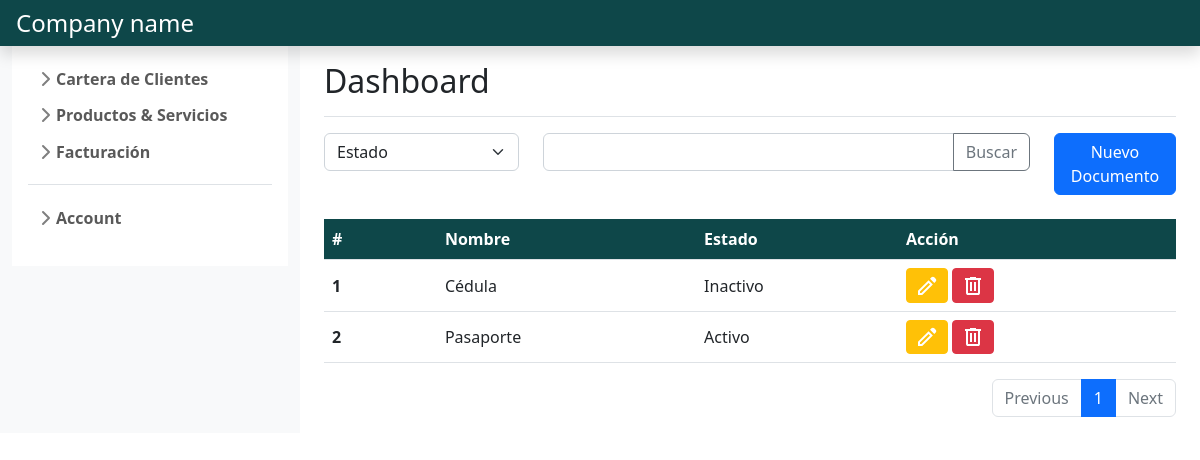
Before: /customers_management/gestion_tipodocumento/ (signed in) with the older database file.
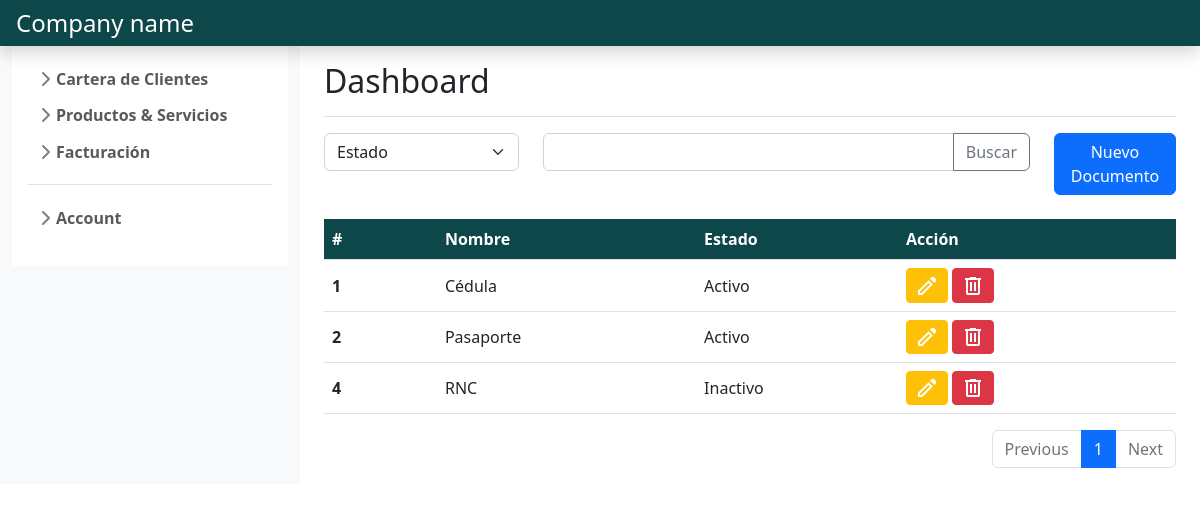
After: the same page with the newer database file.
### customers_management/models.py (models this page shows, shortened)
class TipoDocumento(models.Model):
    nombre= models.CharField(max_length= 15)
    estado= models.BooleanField(default=True)
    creado= models.DateTimeField(auto_now_add=True)
    actualizado= models.DateTimeField(auto_now=True)

### customers_management/views.py (the view)
# urls.py: urlpatterns= [path('gestion_tipodocumento/', views.gestion_tipodocumento, name='gestion tipo documento'),
@login_required
def gestion_tipodocumento(request):
    if request.method == 'GET':
        tipodocumento= Paginator(TipoDocumento.objects.all().order_by('id'), 10)
        if request.GET.get('page'):
            page_number= request.GET.get('page')
            tipodocumento_page= tipodocumento.get_page(page_number)
            return render(request, 'gestion_documentos.html',
            {'tipodocumentos': tipodocumento_page,
            'form':FormModificarTipoDocumento}
            )
        else:
            tipodocumento_page= tipodocumento.get_page(1)
            return render(request, 'gestion_documentos.html',
            {'tipodocumentos': tipodocumento_page,
            'form':FormModificarTipoDocumento}
            )

### customers_management/templates/gestion_documentos.html (shortened to what this page needs)
{% extends "base.html" %}
{% load static %}
{% block content %}
    <div class="row">
        <div class="col-md-3">
            <select class="form-select" id="inputGroupSelect01">
                {% for field in form %}
                <option value="{{field.label}}" selected>{{field.label}}</option>
                {% endfor %}
            </select>
        </div>
        <div class="col-md-7">
            <div class="input-group mb-3 ">
                <input type="text" class="form-control" aria-label="Text input with dropdown button">
                <button class="btn btn-outline-secondary" type="button" id="button-addon1">Buscar</button>
            </div>
        </div>
        <div class="col-md-2">
            <a class="btn btn-primary" href="{% url 'crear tipo documento' %}">Nuevo Documento</a>
        </div>
    </div>
    <br>
    <table class="table table-hover align-middle">
        <thead class="text-white" style="background-color: #0E4749;">
            <tr>
                <th scope="col">#</th>
                <th scope="col"></th>
                <th scope="col">Nombre</th>
                <th scope="col"></th>
                <th scope="col">Estado</th>
                <th scope="col">Acción</th>
            </tr>
        </thead>
        <tbody>
            {% for tdoc in tipodocumentos %}
            <tr>
                <th scope="row" colspan="2">{{tdoc.id}}</th>
                <td colspan="2">{{tdoc.nombre}}</td>
                <td>{% if tdoc.estado %}Activo{% else %}Inactivo{% endif %}</td>
                <td>
                    <a class="btn btn-sm btn-warning" href="{% url 'modificar tipo documento' tdoc.id %}" role="button">
                        <svg xmlns="http://www.w3.org/2000/svg" height="24" width="24" style="fill:#FFF"><path d="M5 19h1.4l8.625-8.625-1.4-1.4L5 17.6ZM19.3 8.925l-4.25-4.2 1.4-1.4q.575-.575 1.413-.575.837 0 1.412.575l1.4 1.4q.575.575.6 1.388.025.812-.55 1.387ZM17.85 10.4 7.25 21H3v-4.25l10.6-10.6Zm-3.525-.725-.7-.7 1.4 1.4Z"/></svg>
                    </a>
                    <button class="btn btn-sm btn-danger" data-bs-toggle="modal" data-bs-target="#exampleModalgestion" data-bs-whatever="{{tdoc.id}}:{{tdoc.nombre}}">
                        <svg xmlns="http://www.w3.org/2000/svg" height="24" width="24" style="fill:#FFF"><path d="M7 21q-.825 0-1.412-.587Q5 19.825 5 19V6H4V4h5V3h6v1h5v2h-1v13q0 .825-.587 1.413Q17.825 21 17 21ZM17 6H7v13h10ZM9 17h2V8H9Zm4 0h2V8h-2ZM7 6v13Z"/></svg>
                    </button>
                </td>
            </tr>
            {% endfor %}
        </tbody>
    </table>
    <nav aria-label="Page navigation example">
        <ul class="pagination justify-content-end">
            <li class="page-item {% if not tipodocumentos.has_previous %} disabled {% endif %}">
                <a class="page-link" {% if tipodocumentos.has_previous %} href="?page={{ tipodocumentos.previous_page_number }}" {% endif %}>Previous</a>
            </li>
            {% for i in tipodocumentos.paginator.page_range %}
              {% if i == tipodocumentos.number %}
                  <li class="page-item active">
                      <a class="page-link" href="#">{{ i }}</a>
                  </li>
              {% else %}
                  <li class="page-item">
                      <a class="page-link" href="?page={{ i }}">{{ i }}</a>
                  </li>
              {% endif %}
          {% endfor %}
          <li class="page-item {% if not tipodocumentos.has_next %} disabled {% endif %}" >
            <a class="page-link" {% if tipodocumentos.has_next %} href="?page={{ tipodocumentos.next_page_number }}" {% endif %}>Next</a>
          </li>
        </ul>
    </nav>
{% endblock %}

Changed rows visible on the page:
changed TipoDocumento "Cédula": estado "Inactivo" → "Activo"
added TipoDocumento: id "4", nombre "RNC", estado "Inactivo"
